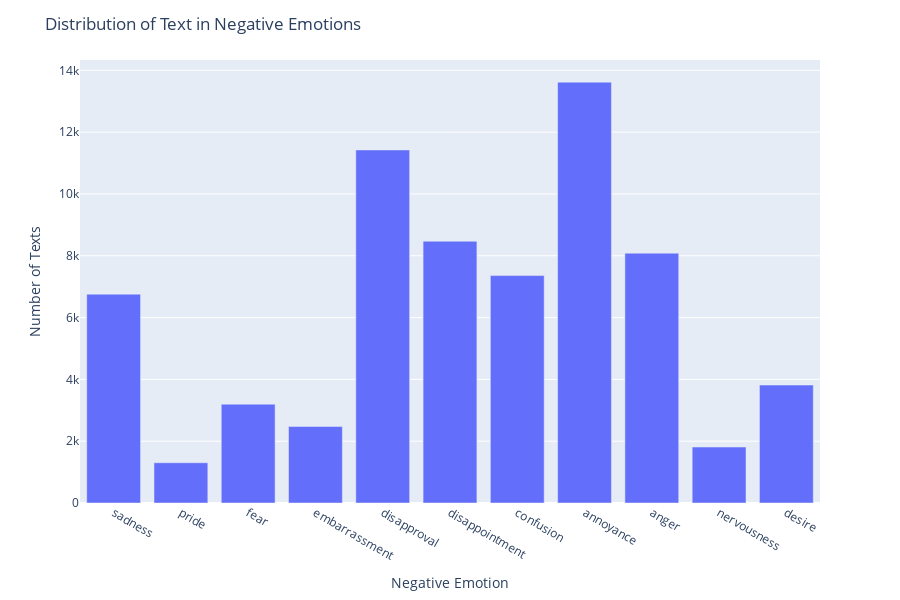

The cell this chart's notebook holds for it:
### Markdown cell above
### Negative Emotions Distribution

### Code cell
negative_counts = {}
for c in negative_emotions:
    negative_counts[c]  = negative_emotions[c].value_counts().to_dict()[1]

plt.figure(figsize = (10,10) )
fig = px.bar(x=list(negative_counts.keys()), y=list(negative_counts.values()))
fig.update_layout(title = 'Distribution of Text in Negative Emotions', height = 600, xaxis_title=" Negative Emotion", yaxis_title="Number of Texts")
fig.show()

### Figure 1 — Plotly figure (JSON) as saved in the notebook; plotly's stock layout.template omitted (floating-point values rounded to 4 significant figures)
{"data": [{"hovertemplate": "x=%{x}<br>y=%{y}<extra></extra>", "legendgroup": "", "marker": {"color": "#636efa", "pattern": {"shape": ""}}, "name": "", "orientation": "v", "showlegend": false, "textposition": "auto", "type": "bar", "x": ["sadness", "pride", "fear", "embarrassment", "disapproval", "disappointment", "confusion", "annoyance", "anger", "nervousness", "desire"], "xaxis": "x", "y": [6758, 1302, 3197, 2476, 11424, 8469, 7359, 13618, 8084, 1810, 3817], "yaxis": "y"}], "layout": {"barmode": "relative", "height": 600, "legend": {"tracegroupgap": 0}, "margin": {"t": 60}, "title": {"text": "Distribution of Text in Negative Emotions"}, "xaxis": {"anchor": "y", "domain": [0, 1], "title": {"text": " Negative Emotion"}}, "yaxis": {"anchor": "x", "domain": [0, 1], "title": {"text": "Number of Texts"}}}}
